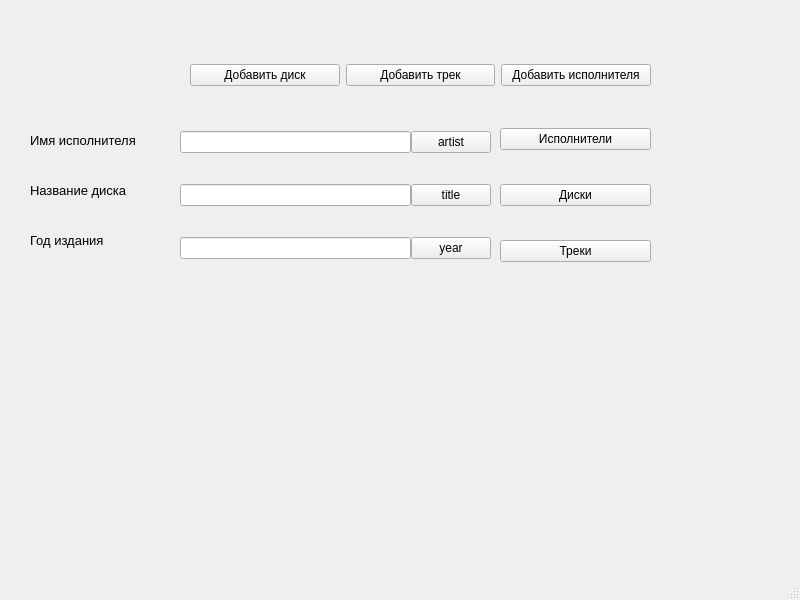
<?xml version="1.0" encoding="UTF-8"?>
<ui version="4.0">
 <class>MainWindow</class>
 <widget class="QMainWindow" name="MainWindow">
  <property name="geometry">
   <rect>
    <x>0</x>
    <y>0</y>
    <width>800</width>
    <height>600</height>
   </rect>
  </property>
  <property name="windowTitle">
   <string>MainWindow</string>
  </property>
  <widget class="QWidget" name="centralwidget">
   <widget class="QLabel" name="label">
    <property name="geometry">
     <rect>
      <x>30</x>
      <y>130</y>
      <width>151</width>
      <height>21</height>
     </rect>
    </property>
    <property name="font">
     <font>
      <pointsize>10</pointsize>
     </font>
    </property>
    <property name="text">
     <string>Имя исполнителя</string>
    </property>
   </widget>
   <widget class="QLabel" name="label_2">
    <property name="geometry">
     <rect>
      <x>30</x>
      <y>180</y>
      <width>131</width>
      <height>21</height>
     </rect>
    </property>
    <property name="font">
     <font>
      <pointsize>10</pointsize>
     </font>
    </property>
    <property name="text">
     <string>Название диска</string>
    </property>
   </widget>
   <widget class="QLabel" name="label_3">
    <property name="geometry">
     <rect>
      <x>30</x>
      <y>230</y>
      <width>111</width>
      <height>21</height>
     </rect>
    </property>
    <property name="font">
     <font>
      <pointsize>10</pointsize>
     </font>
    </property>
    <property name="text">
     <string>Год издания</string>
    </property>
   </widget>
   <widget class="QWidget" name="">
    <property name="geometry">
     <rect>
      <x>500</x>
      <y>100</y>
      <width>151</width>
      <height>191</height>
     </rect>
    </property>
    <layout class="QVBoxLayout" name="verticalLayout">
     <item>
      <widget class="QPushButton" name="pushButton_7">
       <property name="text">
        <string>Исполнители</string>
       </property>
      </widget>
     </item>
     <item>
      <widget class="QPushButton" name="pushButton_8">
       <property name="text">
        <string>Диски</string>
       </property>
      </widget>
     </item>
     <item>
      <widget class="QPushButton" name="pushButton_9">
       <property name="text">
        <string>Треки</string>
       </property>
      </widget>
     </item>
    </layout>
   </widget>
   <widget class="QWidget" name="">
    <property name="geometry">
     <rect>
      <x>190</x>
      <y>50</y>
      <width>461</width>
      <height>51</height>
     </rect>
    </property>
    <layout class="QHBoxLayout" name="horizontalLayout">
     <item>
      <widget class="QPushButton" name="pushButton_2">
       <property name="text">
        <string>Добавить диск</string>
       </property>
      </widget>
     </item>
     <item>
      <widget class="QPushButton" name="pushButton_3">
       <property name="text">
        <string>Добавить трек</string>
       </property>
      </widget>
     </item>
     <item>
      <widget class="QPushButton" name="pushButton">
       <property name="text">
        <string>Добавить исполнителя</string>
       </property>
      </widget>
     </item>
    </layout>
   </widget>
   <widget class="QWidget" name="">
    <property name="geometry">
     <rect>
      <x>180</x>
      <y>100</y>
      <width>311</width>
      <height>191</height>
     </rect>
    </property>
    <layout class="QVBoxLayout" name="verticalLayout_2">
     <property name="spacing">
      <number>0</number>
     </property>
     <item>
      <layout class="QHBoxLayout" name="horizontalLayout_2">
       <item>
        <widget class="QLineEdit" name="lineEdit">
         <property name="text">
          <string/>
         </property>
        </widget>
       </item>
       <item>
        <widget class="QPushButton" name="pushButton_4">
         <property name="text">
          <string>artist</string>
         </property>
        </widget>
       </item>
      </layout>
     </item>
     <item>
      <layout class="QHBoxLayout" name="horizontalLayout_3">
       <item>
        <widget class="QLineEdit" name="lineEdit_2"/>
       </item>
       <item>
        <widget class="QPushButton" name="pushButton_5">
         <property name="text">
          <string>title</string>
         </property>
        </widget>
       </item>
      </layout>
     </item>
     <item>
      <layout class="QHBoxLayout" name="horizontalLayout_4">
       <item>
        <widget class="QLineEdit" name="lineEdit_3"/>
       </item>
       <item>
        <widget class="QPushButton" name="pushButton_6">
         <property name="text">
          <string>year</string>
         </property>
        </widget>
       </item>
      </layout>
     </item>
    </layout>
   </widget>
  </widget>
  <widget class="QMenuBar" name="menubar">
   <property name="geometry">
    <rect>
     <x>0</x>
     <y>0</y>
     <width>800</width>
     <height>26</height>
    </rect>
   </property>
  </widget>
  <widget class="QStatusBar" name="statusbar"/>
 </widget>
 <resources/>
 <connections/>
</ui>
